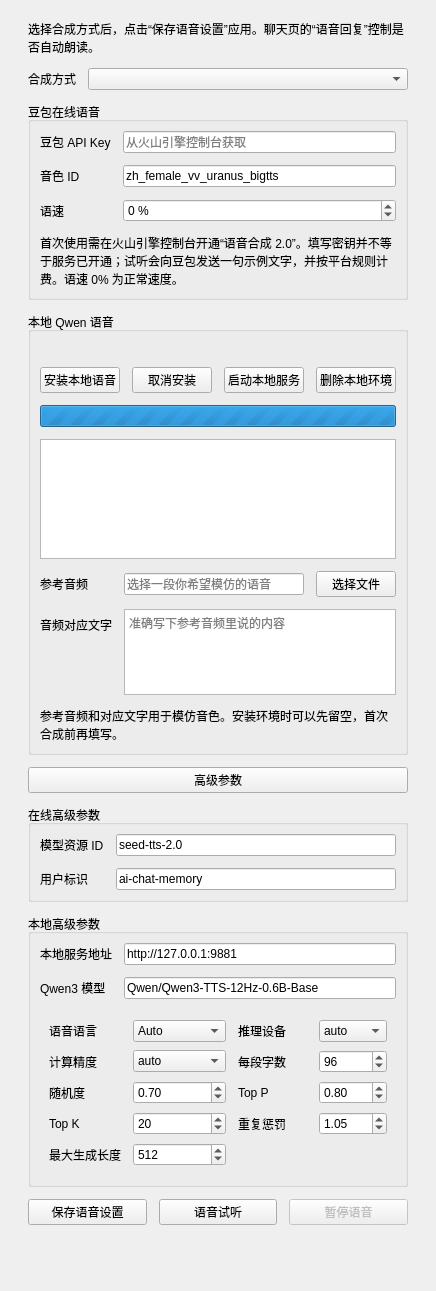
             <widget class="QWidget" name="voiceScrollContent">
              <layout class="QVBoxLayout" name="voiceContentLayout">
               <property name="spacing">
                <number>12</number>
               </property>
               <property name="leftMargin">
                <number>28</number>
               </property>
               <property name="rightMargin">
                <number>28</number>
               </property>
               <property name="topMargin">
                <number>20</number>
               </property>
               <property name="bottomMargin">
                <number>20</number>
               </property>
               <item>
                <widget class="QLabel" name="voiceIntroLabel">
                 <property name="text">
                  <string>选择合成方式后，点击“保存语音设置”应用。聊天页的“语音回复”控制是否自动朗读。</string>
                 </property>
                 <property name="wordWrap">
                  <bool>true</bool>
                 </property>
                </widget>
               </item>
               <item>
                <layout class="QFormLayout" name="voiceForm">
                 <property name="spacing">
                  <number>12</number>
                 </property>
                 <property name="fieldGrowthPolicy">
                  <enum>QFormLayout::AllNonFixedFieldsGrow</enum>
                 </property>
                 <item row="0" column="0">
                  <widget class="QLabel" name="voiceProviderLabel">
                   <property name="text">
                    <string>合成方式</string>
                   </property>
                  </widget>
                 </item>
                 <item row="0" column="1">
                  <widget class="QComboBox" name="voiceProviderCombo" />
                 </item>
                </layout>
               </item>
               <item>
                <widget class="QGroupBox" name="voiceOnlineGroup">
                 <property name="title">
                  <string>豆包在线语音</string>
                 </property>
                 <layout class="QVBoxLayout" name="voiceOnlineGroupLayout">
                  <property name="spacing">
                   <number>12</number>
                  </property>
                  <item>
                   <layout class="QFormLayout" name="voiceOnlineForm">
                    <property name="spacing">
                     <number>12</number>
                    </property>
                    <property name="fieldGrowthPolicy">
                     <enum>QFormLayout::AllNonFixedFieldsGrow</enum>
                    </property>
                    <item row="0" column="0">
                     <widget class="QLabel" name="doubaoApiKeyLabel">
                      <property name="text">
                       <string>豆包 API Key</string>
                      </property>
                     </widget>
                    </item>
                    <item row="0" column="1">
                     <widget class="QLineEdit" name="doubaoApiKeyEdit">
                      <property name="echoMode">
                       <enum>QLineEdit::Password</enum>
                      </property>
                      <property name="placeholderText">
                       <string>从火山引擎控制台获取</string>
                      </property>
                     </widget>
                    </item>
                    <item row="1" column="0">
                     <widget class="QLabel" name="doubaoSpeakerLabel">
                      <property name="text">
                       <string>音色 ID</string>
                      </property>
                     </widget>
                    </item>
                    <item row="1" column="1">
                     <widget class="QLineEdit" name="doubaoSpeakerEdit">
                      <property name="text">
                       <string>zh_female_vv_uranus_bigtts</string>
                      </property>
                      <property name="toolTip">
                       <string>从豆包音色库复制音色 ID，需与高级设置中的模型匹配。</string>
                      </property>
                     </widget>
                    </item>
                    <item row="2" column="0">
                     <widget class="QLabel" name="doubaoSpeechRateLabel">
                      <property name="text">
                       <string>语速</string>
                      </property>
                     </widget>
                    </item>
                    <item row="2" column="1">
                     <widget class="QSpinBox" name="doubaoSpeechRateSpin">
                      <property name="minimum">
                       <number>-50</number>
                      </property>
                      <property name="maximum">
                       <number>100</number>
                      </property>
                      <property name="value">
                       <number>0</number>
                      </property>
                      <property name="toolTip">
                       <string>-50 为半速，100 为 2 倍速</string>
                      </property>
                      <property name="suffix">
                       <string> %</string>
                      </property>
                     </widget>
                    </item>
                   </layout>
                  </item>
                  <item>
                   <widget class="QLabel" name="doubaoHelpLabel">
                    <property name="text">
                     <string>首次使用需在火山引擎控制台开通“语音合成 2.0”。填写密钥并不等于服务已开通；试听会向豆包发送一句示例文字，并按平台规则计费。语速 0% 为正常速度。</string>
                    </property>
                    <property name="wordWrap">
                     <bool>true</bool>
                    </property>
                   </widget>
                  </item>
                 </layout>
                </widget>
               </item>
               <item>
                <widget class="QGroupBox" name="voiceLocalGroup">
                 <property name="title">
                  <string>本地 Qwen 语音</string>
                 </property>
                 <layout class="QVBoxLayout" name="voiceLocalGroupLayout">
                  <property name="spacing">
                   <number>12</number>
                  </property>
                  <item>
                   <widget class="QLabel" name="localTtsInfoLabel">
                    <property name="text">
                     <string />
                    </property>
                    <property name="wordWrap">
                     <bool>true</bool>
                    </property>
                   </widget>
                  </item>
                  <item>
                   <layout class="QHBoxLayout" name="localTtsActions">
                    <property name="spacing">
                     <number>12</number>
                    </property>
                    <item>
                     <widget class="QPushButton" name="prepareLocalTtsButton">
                      <property name="text">
                       <string>安装本地语音</string>
                      </property>
                     </widget>
                    </item>
                    <item>
                     <widget class="QPushButton" name="cancelLocalTtsButton">
                      <property name="text">
                       <string>取消安装</string>
                      </property>
                     </widget>
                    </item>
                    <item>
                     <widget class="QPushButton" name="startLocalTtsButton">
                      <property name="text">
                       <string>启动本地服务</string>
                      </property>
                     </widget>
                    </item>
                    <item>
                     <widget class="QPushButton" name="removeLocalTtsButton">
                      <property name="text">
                       <string>删除本地环境</string>
                      </property>
                     </widget>
                    </item>
                   </layout>
                  </item>
                  <item>
                   <widget class="QProgressBar" name="localTtsProgressBar">
                    <property name="minimum">
                     <number>0</number>
                    </property>
                    <property name="maximum">
                     <number>0</number>
                    </property>
                    <property name="textVisible">
                     <bool>false</bool>
                    </property>
                   </widget>
                  </item>
                  <item>
                   <widget class="QPlainTextEdit" name="localTtsLogEdit">
                    <property name="readOnly">
                     <bool>true</bool>
                    </property>
                    <property name="minimumSize">
                     <size>
                      <width>0</width>
                      <height>70</height>
                     </size>
                    </property>
                    <property name="maximumSize">
                     <size>
                      <width>16777215</width>
                      <height>120</height>
                     </size>
                    </property>
                   </widget>
                  </item>
                  <item>
                   <layout class="QFormLayout" name="voiceLocalForm">
                    <property name="spacing">
                     <number>12</number>
                    </property>
                    <property name="fieldGrowthPolicy">
                     <enum>QFormLayout::AllNonFixedFieldsGrow</enum>
                    </property>
                    <item row="0" column="0">
                     <widget class="QLabel" name="voiceReferenceAudioLabel">
                      <property name="text">
                       <string>参考音频</string>
                      </property>
                     </widget>
                    </item>
                    <item row="0" column="1">
                     <layout class="QHBoxLayout" name="voiceReferenceAudioLayout">
                      <item>
                       <widget class="QLineEdit" name="voiceReferenceAudioEdit">
                        <property name="placeholderText">
                         <string>选择一段你希望模仿的语音</string>
                        </property>
                       </widget>
                      </item>
                      <item>
                       <widget class="QPushButton" name="voiceBrowseButton">
                        <property name="text">
                         <string>选择文件</string>
                        </property>
                       </widget>
                      </item>
                     </layout>
                    </item>
                    <item row="1" column="0">
                     <widget class="QLabel" name="voiceReferenceTextLabel">
                      <property name="text">
                       <string>音频对应文字</string>
                      </property>
                     </widget>
                    </item>
                    <item row="1" column="1">
                     <widget class="QPlainTextEdit" name="voiceReferenceTextEdit">
                      <property name="minimumSize">
                       <size>
                        <width>0</width>
                        <height>64</height>
                       </size>
                      </property>
                      <property name="maximumSize">
                       <size>
                        <width>16777215</width>
                        <height>86</height>
                       </size>
                      </property>
                      <property name="placeholderText">
                       <string>准确写下参考音频里说的内容</string>
                      </property>
                     </widget>
                    </item>
                   </layout>
                  </item>
                  <item>
                   <widget class="QLabel" name="localReferenceHelpLabel">
                    <property name="text">
                     <string>参考音频和对应文字用于模仿音色。安装环境时可以先留空，首次合成前再填写。</string>
                    </property>
                    <property name="wordWrap">
                     <bool>true</bool>
                    </property>
                   </widget>
                  </item>
                 </layout>
                </widget>
               </item>
               <item>
                <widget class="QPushButton" name="voiceAdvancedButton">
                 <property name="text">
                  <string>高级参数</string>
                 </property>
                 <property name="checkable">
                  <bool>true</bool>
                 </property>
                </widget>
               </item>
               <item>
                <widget class="QGroupBox" name="voiceOnlineAdvancedGroup">
                 <property name="title">
                  <string>在线高级参数</string>
                 </property>
                 <layout class="QVBoxLayout" name="voiceOnlineAdvancedGroupLayout">
                  <property name="spacing">
                   <number>12</number>
                  </property>
                  <item>
                   <layout class="QFormLayout" name="voiceOnlineAdvancedForm">
                    <property name="spacing">
                     <number>12</number>
                    </property>
                    <property name="fieldGrowthPolicy">
                     <enum>QFormLayout::AllNonFixedFieldsGrow</enum>
                    </property>
                    <item row="0" column="0">
                     <widget class="QLabel" name="doubaoResourceLabel">
                      <property name="text">
                       <string>模型资源 ID</string>
                      </property>
                     </widget>
                    </item>
                    <item row="0" column="1">
                     <widget class="QLineEdit" name="doubaoResourceEdit">
                      <property name="text">
                       <string>seed-tts-2.0</string>
                      </property>
                     </widget>
                    </item>
                    <item row="1" column="0">
                     <widget class="QLabel" name="doubaoUidLabel">
                      <property name="text">
                       <string>用户标识</string>
                      </property>
                     </widget>
                    </item>
                    <item row="1" column="1">
                     <widget class="QLineEdit" name="doubaoUidEdit">
                      <property name="text">
                       <string>ai-chat-memory</string>
                      </property>
                     </widget>
                    </item>
                   </layout>
                  </item>
                 </layout>
                </widget>
               </item>
               <item>
                <widget class="QGroupBox" name="voiceLocalAdvancedGroup">
                 <property name="title">
                  <string>本地高级参数</string>
                 </property>
                 <layout class="QVBoxLayout" name="voiceLocalAdvancedGroupLayout">
                  <property name="spacing">
                   <number>12</number>
                  </property>
                  <item>
                   <layout class="QFormLayout" name="voiceLocalAdvancedForm">
                    <property name="spacing">
                     <number>12</number>
                    </property>
                    <property name="fieldGrowthPolicy">
                     <enum>QFormLayout::AllNonFixedFieldsGrow</enum>
                    </property>
                    <item row="0" column="0">
                     <widget class="QLabel" name="voiceEndpointLabel">
                      <property name="text">
                       <string>本地服务地址</string>
                      </property>
                     </widget>
                    </item>
                    <item row="0" column="1">
                     <widget class="QLineEdit" name="voiceEndpointEdit">
                      <property name="text">
                       <string>http://127.0.0.1:9881</string>
                      </property>
                     </widget>
                    </item>
                    <item row="1" column="0">
                     <widget class="QLabel" name="voiceModelLabel">
                      <property name="text">
                       <string>Qwen3 模型</string>
                      </property>
                     </widget>
                    </item>
                    <item row="1" column="1">
                     <widget class="QLineEdit" name="voiceModelEdit">
                      <property name="text">
                       <string>Qwen/Qwen3-TTS-12Hz-0.6B-Base</string>
                      </property>
                     </widget>
                    </item>
                   </layout>
                  </item>
                  <item>
                   <widget class="QWidget" name="voiceLocalOptionsWidget">
                    <layout class="QGridLayout" name="voiceOptionsGrid">
                     <property name="horizontalSpacing">
                      <number>12</number>
                     </property>
                     <property name="verticalSpacing">
                      <number>8</number>
                     </property>
                     <item row="0" column="0">
                      <widget class="QLabel" name="voiceLanguageLabel">
                       <property name="text">
                        <string>语音语言</string>
                       </property>
                      </widget>
                     </item>
                     <item row="0" column="1">
                      <widget class="QComboBox" name="voiceLanguageCombo">
                       <item>
                        <property name="text">
                         <string>Auto</string>
                        </property>
                       </item>
                       <item>
                        <property name="text">
                         <string>Chinese</string>
                        </property>
                       </item>
                       <item>
                        <property name="text">
                         <string>English</string>
                        </property>
                       </item>
                       <item>
                        <property name="text">
                         <string>Japanese</string>
                        </property>
                       </item>
                       <item>
                        <property name="text">
                         <string>Korean</string>
                        </property>
                       </item>
                       <item>
                        <property name="text">
                         <string>French</string>
                        </property>
                       </item>
                       <item>
                        <property name="text">
                         <string>German</string>
                        </property>
                       </item>
                       <item>
                        <property name="text">
                         <string>Spanish</string>
                        </property>
                       </item>
                       <item>
                        <property name="text">
                         <string>Italian</string>
                        </property>
                       </item>
                       <item>
                        <property name="text">
                         <string>Portuguese</string>
                        </property>
                       </item>
                       <item>
                        <property name="text">
                         <string>Russian</string>
                        </property>
                       </item>
                      </widget>
                     </item>
                     <item row="0" column="2">
                      <widget class="QLabel" name="voiceDeviceLabel">
                       <property name="text">
                        <string>推理设备</string>
                       </property>
                      </widget>
                     </item>
                     <item row="0" column="3">
                      <widget class="QComboBox" name="voiceDeviceCombo">
                       <item>
                        <property name="text">
                         <string>auto</string>
                        </property>
                       </item>
                       <item>
                        <property name="text">
                         <string>cuda:0</string>
                        </property>
                       </item>
                       <item>
                        <property name="text">
                         <string>cpu</string>
                        </property>
                       </item>
                      </widget>
                     </item>
                     <item row="1" column="0">
                      <widget class="QLabel" name="voiceDtypeLabel">
                       <property name="text">
                        <string>计算精度</string>
                       </property>
                      </widget>
                     </item>
                     <item row="1" column="1">
                      <widget class="QComboBox" name="voiceDtypeCombo">
                       <item>
                        <property name="text">
                         <string>auto</string>
                        </property>
                       </item>
                       <item>
                        <property name="text">
                         <string>float16</string>
                        </property>
                       </item>
                       <item>
                        <property name="text">
                         <string>bfloat16</string>
                        </property>
                       </item>
                       <item>
                        <property name="text">
                         <string>float32</string>
                        </property>
                       </item>
                      </widget>
                     </item>
                     <item row="1" column="2">
                      <widget class="QLabel" name="voiceSegmentCharsLabel">
                       <property name="text">
                        <string>每段字数</string>
                       </property>
                      </widget>
                     </item>
                     <item row="1" column="3">
                      <widget class="QSpinBox" name="voiceSegmentCharsSpin">
                       <property name="minimum">
                        <number>20</number>
                       </property>
                       <property name="maximum">
                        <number>500</number>
                       </property>
                       <property name="value">
                        <number>96</number>
                       </property>
                      </widget>
                     </item>
                     <item row="2" column="0">
                      <widget class="QLabel" name="voiceTemperatureLabel">
                       <property name="text">
                        <string>随机度</string>
                       </property>
                      </widget>
                     </item>
                     <item row="2" column="1">
                      <widget class="QDoubleSpinBox" name="voiceTemperatureSpin">
                       <property name="decimals">
                        <number>2</number>
                       </property>
                       <property name="minimum">
                        <double>0.00</double>
                       </property>
                       <property name="maximum">
                        <double>2.00</double>
                       </property>
                       <property name="singleStep">
                        <double>0.05</double>
                       </property>
                       <property name="value">
                        <double>0.70</double>
                       </property>
                      </widget>
                     </item>
                     <item row="2" column="2">
                      <widget class="QLabel" name="voiceTopPLabel">
                       <property name="text">
                        <string>Top P</string>
                       </property>
                      </widget>
                     </item>
                     <item row="2" column="3">
                      <widget class="QDoubleSpinBox" name="voiceTopPSpin">
                       <property name="decimals">
                        <number>2</number>
                       </property>
                       <property name="minimum">
                        <double>0.01</double>
                       </property>
                       <property name="maximum">
                        <double>1.00</double>
                       </property>
                       <property name="singleStep">
                        <double>0.05</double>
                       </property>
                       <property name="value">
                        <double>0.80</double>
                       </property>
                      </widget>
                     </item>
                     <item row="3" column="0">
                      <widget class="QLabel" name="voiceTopKLabel">
                       <property name="text">
                        <string>Top K</string>
                       </property>
                      </widget>
                     </item>
                     <item row="3" column="1">
                      <widget class="QSpinBox" name="voiceTopKSpin">
                       <property name="minimum">
                        <number>1</number>
                       </property>
                       <property name="maximum">
                        <number>100</number>
                       </property>
                       <property name="value">
                        <number>20</number>
                       </property>
                      </widget>
                     </item>
                     <item row="3" column="2">
                      <widget class="QLabel" name="voiceRepetitionPenaltyLabel">
                       <property name="text">
                        <string>重复惩罚</string>
                       </property>
                      </widget>
                     </item>
                     <item row="3" column="3">
                      <widget class="QDoubleSpinBox" name="voiceRepetitionPenaltySpin">
                       <property name="decimals">
                        <number>2</number>
                       </property>
                       <property name="minimum">
                        <double>0.50</double>
                       </property>
                       <property name="maximum">
                        <double>2.00</double>
                       </property>
                       <property name="singleStep">
                        <double>0.05</double>
                       </property>
                       <property name="value">
                        <double>1.05</double>
                       </property>
                      </widget>
                     </item>
                     <item row="4" column="0">
                      <widget class="QLabel" name="voiceMaxTokensLabel">
                       <property name="text">
                        <string>最大生成长度</string>
                       </property>
                      </widget>
                     </item>
                     <item row="4" column="1">
                      <widget class="QSpinBox" name="voiceMaxTokensSpin">
                       <property name="minimum">
                        <number>64</number>
                       </property>
                       <property name="maximum">
                        <number>4096</number>
                       </property>
                       <property name="singleStep">
                        <number>128</number>
                       </property>
                       <property name="value">
                        <number>512</number>
                       </property>
                      </widget>
                     </item>
                    </layout>
                   </widget>
                  </item>
                 </layout>
                </widget>
               </item>
               <item>
                <layout class="QHBoxLayout" name="voiceActions">
                 <property name="spacing">
                  <number>12</number>
                 </property>
                 <item>
                  <widget class="QPushButton" name="saveVoiceButton">
                   <property name="text">
                    <string>保存语音设置</string>
                   </property>
                  </widget>
                 </item>
                 <item>
                  <widget class="QPushButton" name="testVoiceButton">
                   <property name="text">
                    <string>语音试听</string>
                   </property>
                  </widget>
                 </item>
                 <item>
                  <widget class="QPushButton" name="pauseVoicePageButton">
                   <property name="text"><string>暂停语音</string></property>
                   <property name="enabled"><bool>false</bool></property>
                   <property name="toolTip"><string>暂停播放和语音请求，继续时重新请求未完成的短句。</string></property>
                  </widget>
                 </item>
                </layout>
               </item>
               <item>
                <widget class="QLabel" name="voiceStatusLabel">
                 <property name="wordWrap">
                  <bool>true</bool>
                 </property>
                 <property name="text">
                  <string />
                 </property>
                </widget>
               </item>
               <item>
                <spacer name="voiceBottomSpacer">
                 <property name="orientation">
                  <enum>Qt::Vertical</enum>
                 </property>
                 <property name="sizeHint" stdset="0">
                  <size>
                   <width>20</width>
                   <height>20</height>
                  </size>
                 </property>
                </spacer>
               </item>
              </layout>
             </widget>
